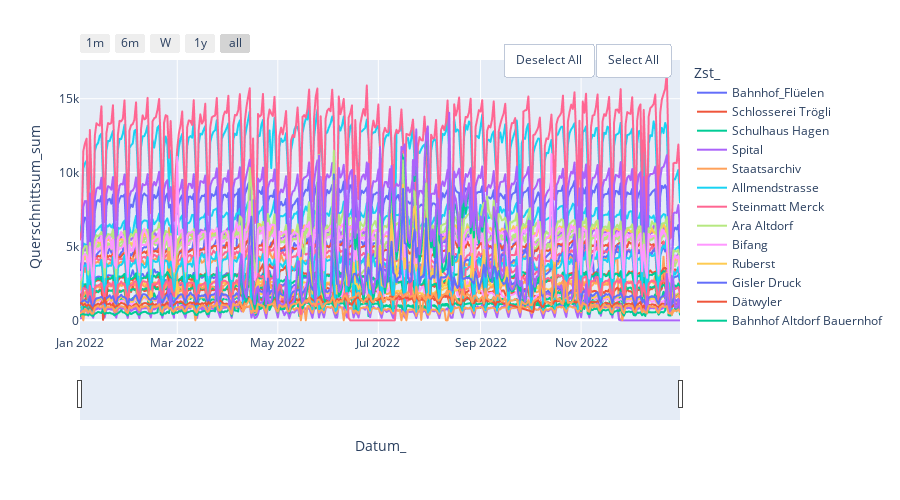

Notebook code for this chart:
### Code cell
fig = px.line(result, x="Datum_", y="Querschnittsum_sum", color='Zst_', height=500)

fig.update_layout(dict(updatemenus=[
                        dict(
                            type = "buttons",
                            direction = "left",
                            buttons=list([
                                dict(
                                    args=["visible", "legendonly"],
                                    label="Deselect All",
                                    method="restyle"
                                ),
                                dict(
                                    args=["visible", True],
                                    label="Select All",
                                    method="restyle"
                                )
                            ]),
                            pad={"r": 10, "t": 10},
                            showactive=False,
                            x=1,
                            xanchor="right",
                            y=1.1,
                            yanchor="top"
                        ),
                    ]
              ))
fig.update_layout(
    xaxis=dict(
        rangeselector=dict(
            buttons=list([
                dict(count=1,
                     label="1m",
                     step="month",
                     stepmode="backward"),
                dict(count=6,
                     label="6m",
                     step="month",
                     stepmode="backward"),
                dict(count=7,
                     label="W",
                     step="day",
                     stepmode="backward"),
                dict(count=1,
                     label="1y",
                     step="year",
                     stepmode="backward"),
                dict(step="all")
            ])
        ),
        rangeslider=dict(
            visible=True
        ),
        type="date"
    )
)

fig.show()
fig.write_html("PlotZählstellen")

### Figure 1 — Plotly figure (JSON) as saved in the notebook; plotly's stock layout.template omitted (floating-point values rounded to 4 significant figures; data arrays with more than 128 entries replaced by an {"elided": "..."} marker saying what was removed)
{"data": [{"hovertemplate": "Zst_=Bahnhof_Flüelen<br>Datum_=%{x}<br>Querschnittsum_sum=%{y}<extra></extra>", "legendgroup": "Bahnhof_Flüelen", "line": {"color": "#636efa", "dash": "solid"}, "marker": {"symbol": "circle"}, "mode": "lines", "name": "Bahnhof_Flüelen", "showlegend": true, "type": "scattergl", "x": {"elided": "365 str values"}, "xaxis": "x", "y": {"elided": "365 int values"}, "yaxis": "y"}, {"hovertemplate": "Zst_=Schlosserei Trögli<br>Datum_=%{x}<br>Querschnittsum_sum=%{y}<extra></extra>", "legendgroup": "Schlosserei Trögli", "line": {"color": "#EF553B", "dash": "solid"}, "marker": {"symbol": "circle"}, "mode": "lines", "name": "Schlosserei Trögli", "showlegend": true, "type": "scattergl", "x": {"elided": "365 str values"}, "xaxis": "x", "y": {"elided": "365 int values"}, "yaxis": "y"}, {"hovertemplate": "Zst_=Schulhaus Hagen<br>Datum_=%{x}<br>Querschnittsum_sum=%{y}<extra></extra>", "legendgroup": "Schulhaus Hagen", "line": {"color": "#00cc96", "dash": "solid"}, "marker": {"symbol": "circle"}, "mode": "lines", "name": "Schulhaus Hagen", "showlegend": true, "type": "scattergl", "x": {"elided": "365 str values"}, "xaxis": "x", "y": {"elided": "365 int values"}, "yaxis": "y"}, {"hovertemplate": "Zst_=Spital<br>Datum_=%{x}<br>Querschnittsum_sum=%{y}<extra></extra>", "legendgroup": "Spital", "line": {"color": "#ab63fa", "dash": "solid"}, "marker": {"symbol": "circle"}, "mode": "lines", "name": "Spital", "showlegend": true, "type": "scattergl", "x": {"elided": "365 str values"}, "xaxis": "x", "y": {"elided": "365 int values"}, "yaxis": "y"}, {"hovertemplate": "Zst_=Staatsarchiv<br>Datum_=%{x}<br>Querschnittsum_sum=%{y}<extra></extra>", "legendgroup": "Staatsarchiv", "line": {"color": "#FFA15A", "dash": "solid"}, "marker": {"symbol": "circle"}, "mode": "lines", "name": "Staatsarchiv", "showlegend": true, "type": "scattergl", "x": {"elided": "365 str values"}, "xaxis": "x", "y": {"elided": "365 int values"}, "yaxis": "y"}, {"hovertemplate": "Zst_=Allmendstrasse<br>Datum_=%{x}<br>Querschnittsum_sum=%{y}<extra></extra>", "legendgroup": "Allmendstrasse", "line": {"color": "#19d3f3", "dash": "solid"}, "marker": {"symbol": "circle"}, "mode": "lines", "name": "Allmendstrasse", "showlegend": true, "type": "scattergl", "x": {"elided": "365 str values"}, "xaxis": "x", "y": {"elided": "365 int values"}, "yaxis": "y"}, {"hovertemplate": "Zst_=Steinmatt Merck<br>Datum_=%{x}<br>Querschnittsum_sum=%{y}<extra></extra>", "legendgroup": "Steinmatt Merck", "line": {"color": "#FF6692", "dash": "solid"}, "marker": {"symbol": "circle"}, "mode": "lines", "name": "Steinmatt Merck", "showlegend": true, "type": "scattergl", "x": {"elided": "365 str values"}, "xaxis": "x", "y": {"elided": "365 int values"}, "yaxis": "y"}, {"hovertemplate": "Zst_=Ara Altdorf<br>Datum_=%{x}<br>Querschnittsum_sum=%{y}<extra></extra>", "legendgroup": "Ara Altdorf", "line": {"color": "#B6E880", "dash": "solid"}, "marker": {"symbol": "circle"}, "mode": "lines", "name": "Ara Altdorf", "showlegend": true, "type": "scattergl", "x": {"elided": "365 str values"}, "xaxis": "x", "y": {"elided": "365 int values"}, "yaxis": "y"}, {"hovertemplate": "Zst_=Bifang<br>Datum_=%{x}<br>Querschnittsum_sum=%{y}<extra></extra>", "legendgroup": "Bifang", "line": {"color": "#FF97FF", "dash": "solid"}, "marker": {"symbol": "circle"}, "mode": "lines", "name": "Bifang", "showlegend": true, "type": "scattergl", "x": {"elided": "365 str values"}, "xaxis": "x", "y": {"elided": "365 int values"}, "yaxis": "y"}, {"hovertemplate": "Zst_=Ruberst<br>Datum_=%{x}<br>Querschnittsum_sum=%{y}<extra></extra>", "legendgroup": "Ruberst", "line": {"color": "#FECB52", "dash": "solid"}, "marker": {"symbol": "circle"}, "mode": "lines", "name": "Ruberst", "showlegend": true, "type": "scattergl", "x": {"elided": "365 str values"}, "xaxis": "x", "y": {"elided": "365 int values"}, "yaxis": "y"}, {"hovertemplate": "Zst_=Gisler Druck<br>Datum_=%{x}<br>Querschnittsum_sum=%{y}<extra></extra>", "legendgroup": "Gisler Druck", "line": {"color": "#636efa", "dash": "solid"}, "marker": {"symbol": "circle"}, "mode": "lines", "name": "Gisler Druck", "showlegend": true, "type": "scattergl", "x": {"elided": "365 str values"}, "xaxis": "x", "y": {"elided": "365 int values"}, "yaxis": "y"}, {"hovertemplate": "Zst_=Dätwyler<br>Datum_=%{x}<br>Querschnittsum_sum=%{y}<extra></extra>", "legendgroup": "Dätwyler", "line": {"color": "#EF553B", "dash": "solid"}, "marker": {"symbol": "circle"}, "mode": "lines", "name": "Dätwyler", "showlegend": true, "type": "scattergl", "x": {"elided": "365 str values"}, "xaxis": "x", "y": {"elided": "365 int values"}, "yaxis": "y"}, {"hovertemplate": "Zst_=Bahnhof Altdorf Bauernhof<br>Datum_=%{x}<br>Querschnittsum_sum=%{y}<extra></extra>", "legendgroup": "Bahnhof Altdorf Bauernhof", "line": {"color": "#00cc96", "dash": "solid"}, "marker": {"symbol": "circle"}, "mode": "lines", "name": "Bahnhof Altdorf Bauernhof", "showlegend": true, "type": "scattergl", "x": {"elided": "365 str values"}, "xaxis": "x", "y": {"elided": "365 int values"}, "yaxis": "y"}, {"hovertemplate": "Zst_=Staatsarchiv2<br>Datum_=%{x}<br>Querschnittsum_sum=%{y}<extra></extra>", "legendgroup": "Staatsarchiv2", "line": {"color": "#ab63fa", "dash": "solid"}, "marker": {"symbol": "circle"}, "mode": "lines", "name": "Staatsarchiv2", "showlegend": true, "type": "scattergl", "x": {"elided": "365 str values"}, "xaxis": "x", "y": {"elided": "365 int values"}, "yaxis": "y"}, {"hovertemplate": "Zst_=St. Karl<br>Datum_=%{x}<br>Querschnittsum_sum=%{y}<extra></extra>", "legendgroup": "St. Karl", "line": {"color": "#FFA15A", "dash": "solid"}, "marker": {"symbol": "circle"}, "mode": "lines", "name": "St. Karl", "showlegend": true, "type": "scattergl", "x": {"elided": "365 str values"}, "xaxis": "x", "y": {"elided": "365 int values"}, "yaxis": "y"}, {"hovertemplate": "Zst_=EWA Altdorf<br>Datum_=%{x}<br>Querschnittsum_sum=%{y}<extra></extra>", "legendgroup": "EWA Altdorf", "line": {"color": "#19d3f3", "dash": "solid"}, "marker": {"symbol": "circle"}, "mode": "lines", "name": "EWA Altdorf", "showlegend": true, "type": "scattergl", "x": {"elided": "364 str values"}, "xaxis": "x", "y": {"elided": "364 int values"}, "yaxis": "y"}, {"hovertemplate": "Zst_=Kollegium<br>Datum_=%{x}<br>Querschnittsum_sum=%{y}<extra></extra>", "legendgroup": "Kollegium", "line": {"color": "#FF6692", "dash": "solid"}, "marker": {"symbol": "circle"}, "mode": "lines", "name": "Kollegium", "showlegend": true, "type": "scattergl", "x": {"elided": "365 str values"}, "xaxis": "x", "y": {"elided": "365 int values"}, "yaxis": "y"}, {"hovertemplate": "Zst_=Hess<br>Datum_=%{x}<br>Querschnittsum_sum=%{y}<extra></extra>", "legendgroup": "Hess", "line": {"color": "#B6E880", "dash": "solid"}, "marker": {"symbol": "circle"}, "mode": "lines", "name": "Hess", "showlegend": true, "type": "scattergl", "x": {"elided": "344 str values"}, "xaxis": "x", "y": {"elided": "344 int values"}, "yaxis": "y"}, {"hovertemplate": "Zst_=6203.0<br>Datum_=%{x}<br>Querschnittsum_sum=%{y}<extra></extra>", "legendgroup": "6203.0", "line": {"color": "#FF97FF", "dash": "solid"}, "marker": {"symbol": "circle"}, "mode": "lines", "name": "6203.0", "showlegend": true, "type": "scattergl", "x": {"elided": "359 str values"}, "xaxis": "x", "y": {"elided": "359 int values"}, "yaxis": "y"}, {"hovertemplate": "Zst_=Elektro Nauer<br>Datum_=%{x}<br>Querschnittsum_sum=%{y}<extra></extra>", "legendgroup": "Elektro Nauer", "line": {"color": "#FECB52", "dash": "solid"}, "marker": {"symbol": "circle"}, "mode": "lines", "name": "Elektro Nauer", "showlegend": true, "type": "scattergl", "x": {"elided": "364 str values"}, "xaxis": "x", "y": {"elided": "364 int values"}, "yaxis": "y"}, {"hovertemplate": "Zst_=Jumbo<br>Datum_=%{x}<br>Querschnittsum_sum=%{y}<extra></extra>", "legendgroup": "Jumbo", "line": {"color": "#636efa", "dash": "solid"}, "marker": {"symbol": "circle"}, "mode": "lines", "name": "Jumbo", "showlegend": true, "type": "scattergl", "x": {"elided": "365 str values"}, "xaxis": "x", "y": {"elided": "365 int values"}, "yaxis": "y"}, {"hovertemplate": "Zst_=Gandrütti<br>Datum_=%{x}<br>Querschnittsum_sum=%{y}<extra></extra>", "legendgroup": "Gandrütti", "line": {"color": "#EF553B", "dash": "solid"}, "marker": {"symbol": "circle"}, "mode": "lines", "name": "Gandrütti", "showlegend": true, "type": "scattergl", "x": {"elided": "364 str values"}, "xaxis": "x", "y": {"elided": "364 int values"}, "yaxis": "y"}, {"hovertemplate": "Zst_=Adlergarten<br>Datum_=%{x}<br>Querschnittsum_sum=%{y}<extra></extra>", "legendgroup": "Adlergarten", "line": {"color": "#00cc96", "dash": "solid"}, "marker": {"symbol": "circle"}, "mode": "lines", "name": "Adlergarten", "showlegend": true, "type": "scattergl", "x": {"elided": "365 str values"}, "xaxis": "x", "y": {"elided": "365 int values"}, "yaxis": "y"}, {"hovertemplate": "Zst_=Grund Gotthardstrasse<br>Datum_=%{x}<br>Querschnittsum_sum=%{y}<extra></extra>", "legendgroup": "Grund Gotthardstrasse", "line": {"color": "#ab63fa", "dash": "solid"}, "marker": {"symbol": "circle"}, "mode": "lines", "name": "Grund Gotthardstrasse", "showlegend": true, "type": "scattergl", "x": {"elided": "365 str values"}, "xaxis": "x", "y": {"elided": "365 int values"}, "yaxis": "y"}, {"hovertemplate": "Zst_=Grund Dorfstrasse<br>Datum_=%{x}<br>Querschnittsum_sum=%{y}<extra></extra>", "legendgroup": "Grund Dorfstrasse", "line": {"color": "#FFA15A", "dash": "solid"}, "marker": {"symbol": "circle"}, "mode": "lines", "name": "Grund Dorfstrasse", "showlegend": true, "type": "scattergl", "x": {"elided": "365 str values"}, "xaxis": "x", "y": {"elided": "365 int values"}, "yaxis": "y"}, {"hovertemplate": "Zst_=Sisag<br>Datum_=%{x}<br>Querschnittsum_sum=%{y}<extra></extra>", "legendgroup": "Sisag", "line": {"color": "#19d3f3", "dash": "solid"}, "marker": {"symbol": "circle"}, "mode": "lines", "name": "Sisag", "showlegend": true, "type": "scattergl", "x": {"elided": "365 str values"}, "xaxis": "x", "y": {"elided": "365 int values"}, "yaxis": "y"}, {"hovertemplate": "Zst_=Erstfeld-Silenen<br>Datum_=%{x}<br>Querschnittsum_sum=%{y}<extra></extra>", "legendgroup": "Erstfeld-Silenen", "line": {"color": "#FF6692", "dash": "solid"}, "marker": {"symbol": "circle"}, "mode": "lines", "name": "Erstfeld-Silenen", "showlegend": true, "type": "scattergl", "x": {"elided": "337 str values"}, "xaxis": "x", "y": {"elided": "337 int values"}, "yaxis": "y"}, {"hovertemplate": "Zst_=Birtschen<br>Datum_=%{x}<br>Querschnittsum_sum=%{y}<extra></extra>", "legendgroup": "Birtschen", "line": {"color": "#B6E880", "dash": "solid"}, "marker": {"symbol": "circle"}, "mode": "lines", "name": "Birtschen", "showlegend": true, "type": "scattergl", "x": {"elided": "363 str values"}, "xaxis": "x", "y": {"elided": "363 int values"}, "yaxis": "y"}, {"hovertemplate": "Zst_=Breiteli<br>Datum_=%{x}<br>Querschnittsum_sum=%{y}<extra></extra>", "legendgroup": "Breiteli", "line": {"color": "#FF97FF", "dash": "solid"}, "marker": {"symbol": "circle"}, "mode": "lines", "name": "Breiteli", "showlegend": true, "type": "scattergl", "x": {"elided": "363 str values"}, "xaxis": "x", "y": {"elided": "363 int values"}, "yaxis": "y"}, {"hovertemplate": "Zst_=Amsteg<br>Datum_=%{x}<br>Querschnittsum_sum=%{y}<extra></extra>", "legendgroup": "Amsteg", "line": {"color": "#FECB52", "dash": "solid"}, "marker": {"symbol": "circle"}, "mode": "lines", "name": "Amsteg", "showlegend": true, "type": "scattergl", "x": {"elided": "364 str values"}, "xaxis": "x", "y": {"elided": "364 int values"}, "yaxis": "y"}, {"hovertemplate": "Zst_=Silenen-Amsteg<br>Datum_=%{x}<br>Querschnittsum_sum=%{y}<extra></extra>", "legendgroup": "Silenen-Amsteg", "line": {"color": "#636efa", "dash": "solid"}, "marker": {"symbol": "circle"}, "mode": "lines", "name": "Silenen-Amsteg", "showlegend": true, "type": "scattergl", "x": {"elided": "364 str values"}, "xaxis": "x", "y": {"elided": "364 int values"}, "yaxis": "y"}, {"hovertemplate": "Zst_=Seelisberg<br>Datum_=%{x}<br>Querschnittsum_sum=%{y}<extra></extra>", "legendgroup": "Seelisberg", "line": {"color": "#EF553B", "dash": "solid"}, "marker": {"symbol": "circle"}, "mode": "lines", "name": "Seelisberg", "showlegend": true, "type": "scattergl", "x": {"elided": "345 str values"}, "xaxis": "x", "y": {"elided": "345 int values"}, "yaxis": "y"}, {"hovertemplate": "Zst_=Bahnhof Wassen<br>Datum_=%{x}<br>Querschnittsum_sum=%{y}<extra></extra>", "legendgroup": "Bahnhof Wassen", "line": {"color": "#00cc96", "dash": "solid"}, "marker": {"symbol": "circle"}, "mode": "lines", "name": "Bahnhof Wassen", "showlegend": true, "type": "scattergl", "x": {"elided": "363 str values"}, "xaxis": "x", "y": {"elided": "363 int values"}, "yaxis": "y"}, {"hovertemplate": "Zst_=Werkhalle Wassen<br>Datum_=%{x}<br>Querschnittsum_sum=%{y}<extra></extra>", "legendgroup": "Werkhalle Wassen", "line": {"color": "#ab63fa", "dash": "solid"}, "marker": {"symbol": "circle"}, "mode": "lines", "name": "Werkhalle Wassen", "showlegend": true, "type": "scattergl", "x": {"elided": "365 str values"}, "xaxis": "x", "y": {"elided": "365 int values"}, "yaxis": "y"}, {"hovertemplate": "Zst_=Südlich Keisel Göschenen<br>Datum_=%{x}<br>Querschnittsum_sum=%{y}<extra></extra>", "legendgroup": "Südlich Keisel Göschenen", "line": {"color": "#FFA15A", "dash": "solid"}, "marker": {"symbol": "circle"}, "mode": "lines", "name": "Südlich Keisel Göschenen", "showlegend": true, "type": "scattergl", "x": {"elided": "364 str values"}, "xaxis": "x", "y": {"elided": "364 int values"}, "yaxis": "y"}], "layout": {"height": 500, "legend": {"title": {"text": "Zst_"}, "tracegroupgap": 0}, "margin": {"t": 60}, "updatemenus": [{"buttons": [{"args": ["visible", "legendonly"], "label": "Deselect All", "method": "restyle"}, {"args": ["visible", true], "label": "Select All", "method": "restyle"}], "direction": "left", "pad": {"r": 10, "t": 10}, "showactive": false, "type": "buttons", "x": 1, "xanchor": "right", "y": 1.1, "yanchor": "top"}], "xaxis": {"anchor": "y", "domain": [0, 1], "rangeselector": {"buttons": [{"count": 1, "label": "1m", "step": "month", "stepmode": "backward"}, {"count": 6, "label": "6m", "step": "month", "stepmode": "backward"}, {"count": 7, "label": "W", "step": "day", "stepmode": "backward"}, {"count": 1, "label": "1y", "step": "year", "stepmode": "backward"}, {"step": "all"}]}, "rangeslider": {"visible": true}, "title": {"text": "Datum_"}, "type": "date"}, "yaxis": {"anchor": "x", "domain": [0, 1], "title": {"text": "Querschnittsum_sum"}}}}
